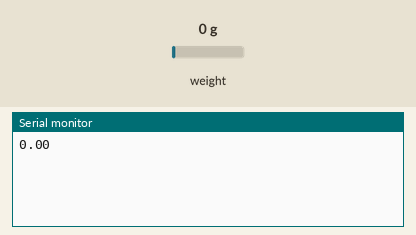
Simulated run of this sketch. Board: Arduino Uno, built with avr-gcc and run on an emulated ATmega328P. On the bench: the last lines printed to the serial monitor. The test bench sets the inputs (shaded band); at power-on: weight on the scale 0 g.

Above: at 2.2 s.
2.3 s: weight on the scale set to 100 g
At 3.3 s:
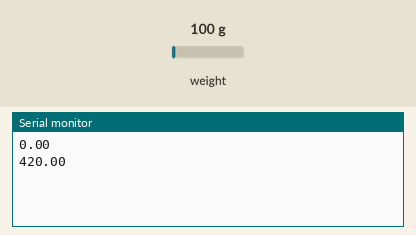
4.5 s: weight on the scale set to 1250 g
At 7.0 s:
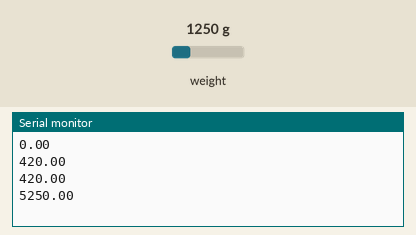
Timing chart, 0 to 8.5 s (numbered marks = the images above; inputs shaded):
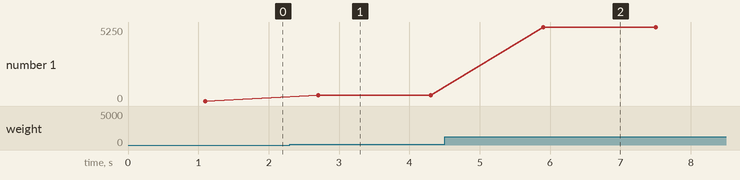

The sketch:

main.ino
```cpp
#include <Q2HX711.h>

const byte hx711_data_pin = 3;
const byte hx711_clock_pin = 4;

Q2HX711 hx711(hx711_data_pin, hx711_clock_pin);

void setup() {
  Serial.begin(9600); // prepare serial port
  delay(1000); // allow load cell and hx711 to settle
}

void loop() {
  Serial.println(hx711.read()/100.0);
  delay(1500);
}
```

Measured:
- after the input at 2.3 s, the serial monitor: prints a new line after 0.40 s (image 1)
- after the input at 4.5 s, the serial monitor: prints a new line after 1.4 s (image 2)
- plotted number 1: 0 → 420 after the input at 2.3 s, 420 → 5250 after the input at 4.5 s
